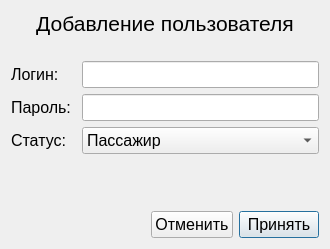
<?xml version="1.0" encoding="UTF-8"?>
<ui version="4.0">
 <class>AddUsers</class>
 <widget class="QDialog" name="AddUsers">
  <property name="geometry">
   <rect>
    <x>0</x>
    <y>0</y>
    <width>330</width>
    <height>249</height>
   </rect>
  </property>
  <property name="windowTitle">
   <string>Dialog</string>
  </property>
  <layout class="QGridLayout" name="gridLayout">
   <item row="3" column="0">
    <spacer name="verticalSpacer">
     <property name="orientation">
      <enum>Qt::Vertical</enum>
     </property>
     <property name="sizeHint" stdset="0">
      <size>
       <width>20</width>
       <height>40</height>
      </size>
     </property>
    </spacer>
   </item>
   <item row="0" column="0">
    <widget class="QLabel" name="label">
     <property name="font">
      <font>
       <pointsize>16</pointsize>
      </font>
     </property>
     <property name="text">
      <string>Добавление пользователя</string>
     </property>
     <property name="alignment">
      <set>Qt::AlignCenter</set>
     </property>
    </widget>
   </item>
   <item row="5" column="0">
    <layout class="QGridLayout" name="gridLayout_3">
     <item row="0" column="2">
      <widget class="QPushButton" name="accept">
       <property name="font">
        <font>
         <pointsize>12</pointsize>
        </font>
       </property>
       <property name="cursor">
        <cursorShape>PointingHandCursor</cursorShape>
       </property>
       <property name="text">
        <string>Принять</string>
       </property>
      </widget>
     </item>
     <item row="0" column="1">
      <widget class="QPushButton" name="cancel">
       <property name="font">
        <font>
         <pointsize>12</pointsize>
        </font>
       </property>
       <property name="cursor">
        <cursorShape>PointingHandCursor</cursorShape>
       </property>
       <property name="text">
        <string>Отменить</string>
       </property>
      </widget>
     </item>
     <item row="0" column="0">
      <spacer name="horizontalSpacer">
       <property name="orientation">
        <enum>Qt::Horizontal</enum>
       </property>
       <property name="sizeHint" stdset="0">
        <size>
         <width>40</width>
         <height>20</height>
        </size>
       </property>
      </spacer>
     </item>
    </layout>
   </item>
   <item row="1" column="0">
    <spacer name="verticalSpacer_2">
     <property name="orientation">
      <enum>Qt::Vertical</enum>
     </property>
     <property name="sizeHint" stdset="0">
      <size>
       <width>20</width>
       <height>40</height>
      </size>
     </property>
    </spacer>
   </item>
   <item row="2" column="0">
    <layout class="QGridLayout" name="gridLayout_2">
     <item row="0" column="0">
      <widget class="QLabel" name="login">
       <property name="font">
        <font>
         <pointsize>12</pointsize>
        </font>
       </property>
       <property name="text">
        <string>Логин:</string>
       </property>
      </widget>
     </item>
     <item row="0" column="1">
      <widget class="QLineEdit" name="L_login">
       <property name="font">
        <font>
         <pointsize>12</pointsize>
        </font>
       </property>
      </widget>
     </item>
     <item row="3" column="1">
      <widget class="QComboBox" name="L_status">
       <property name="font">
        <font>
         <pointsize>12</pointsize>
        </font>
       </property>
       <property name="cursor">
        <cursorShape>PointingHandCursor</cursorShape>
       </property>
       <item>
        <property name="text">
         <string>Пассажир</string>
        </property>
       </item>
       <item>
        <property name="text">
         <string>Диспетчер</string>
        </property>
       </item>
       <item>
        <property name="text">
         <string>Администратор</string>
        </property>
       </item>
      </widget>
     </item>
     <item row="3" column="0">
      <widget class="QLabel" name="status">
       <property name="font">
        <font>
         <pointsize>12</pointsize>
        </font>
       </property>
       <property name="text">
        <string>Статус: </string>
       </property>
      </widget>
     </item>
     <item row="2" column="0">
      <widget class="QLabel" name="password">
       <property name="font">
        <font>
         <pointsize>12</pointsize>
        </font>
       </property>
       <property name="text">
        <string>Пароль: </string>
       </property>
      </widget>
     </item>
     <item row="2" column="1">
      <widget class="QLineEdit" name="L_password">
       <property name="font">
        <font>
         <pointsize>12</pointsize>
        </font>
       </property>
      </widget>
     </item>
    </layout>
   </item>
   <item row="4" column="0">
    <widget class="QLabel" name="Error">
     <property name="minimumSize">
      <size>
       <width>0</width>
       <height>25</height>
      </size>
     </property>
     <property name="maximumSize">
      <size>
       <width>16777215</width>
       <height>25</height>
      </size>
     </property>
     <property name="font">
      <font>
       <pointsize>10</pointsize>
      </font>
     </property>
     <property name="cursor">
      <cursorShape>ForbiddenCursor</cursorShape>
     </property>
     <property name="styleSheet">
      <string notr="true">QLabel { color: rgb(200, 0, 0); } </string>
     </property>
     <property name="text">
      <string/>
     </property>
     <property name="alignment">
      <set>Qt::AlignCenter</set>
     </property>
    </widget>
   </item>
  </layout>
 </widget>
 <resources/>
 <connections>
  <connection>
   <sender>accept</sender>
   <signal>clicked()</signal>
   <receiver>AddUsers</receiver>
   <slot>accept()</slot>
   <hints>
    <hint type="sourcelabel">
     <x>282</x>
     <y>225</y>
    </hint>
    <hint type="destinationlabel">
     <x>164</x>
     <y>124</y>
    </hint>
   </hints>
  </connection>
  <connection>
   <sender>cancel</sender>
   <signal>clicked()</signal>
   <receiver>AddUsers</receiver>
   <slot>reject()</slot>
   <hints>
    <hint type="sourcelabel">
     <x>198</x>
     <y>225</y>
    </hint>
    <hint type="destinationlabel">
     <x>164</x>
     <y>124</y>
    </hint>
   </hints>
  </connection>
 </connections>
</ui>
